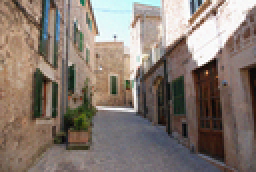
%> input picture Non-Local Means Denoising/images/alleyNoisy_sigma20.png, 128 x 86 px, shrunk from 774 x 518 before the run (shown 2 times larger); the run also reads 1 picture not shown here
$ octave advancedSection.m   (GNU Octave 9; MATLAB toolbox functions it lacks are replaced by stand-ins)
%> lines starting %> are read from the running program, lines starting %| are printed output that depends on the picture
%> further down, imageNoisy is the input picture: size 86x128x3 uint8; mean R, G, B 133.5, 120.8, 112.3
### Non-Local Means Denoising/nonLocalMeansIntegralImage.m
function [result] = nonLocalMeansIntegralImage(targetImage, sigma, h, patchSize, searchWindowSize)
%> called with sigma = 12.7, h = 0.55, patchSize = 3, searchWindowSize = 9

%% Non-Local Mean Denoising (Integral)
%
targetImage = double(rgb2gray(targetImage));
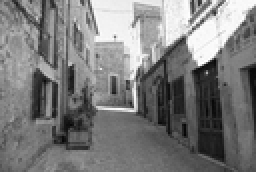
%> targetImage: size 86x128 double (shown 2 times larger); min 4, max 255, mean 123.6

% Get row and col from original image
[imageRow, imageCol] = size(targetImage);
%> imageRow = 86; imageCol = 128

% Preallocate
% result = double(zeros(imageRow, imageCol));
result = targetImage;

% Determine the patch boundary with respect to the center point
patchLimit = (patchSize-1)/2;

% Determine the window boundary with respect to the center point
windowLimit = (searchWindowSize-1)/2;

differenceImageSet = cell(searchWindowSize, searchWindowSize);

% Create the valid area for patch generation so that no patch will overflow
% to the outside of image
%   ---------------------------- <- TargetImage
%   |         |PL              |
%   |    *----------------|    |
%   | PL |Patch Generation|    | -> *: CurrentPosition e.g.(r,c)
%   |----|      Area      |    |
%   |    |----------------|    |
%   |                          |
%   ---------------------------- -> PL: PatchLimit
patchGenerationStartRow = 1+patchLimit;
patchGenerationEndRow = imageRow-patchLimit;
%> patchGenerationEndRow = 85
patchGenerationStartCol = 1+patchLimit;
patchGenerationEndCol = imageCol-patchLimit;
%> patchGenerationEndCol = 127

% Extract the difference images
for dRow = -windowLimit:windowLimit
    for dCol = -windowLimit:windowLimit

        % By checking the offsets we can figure out which direction the image
        % should be shifted to
        shiftedImage = double(zeros(imageRow, imageCol));

        if (dRow > 0 && dCol > 0)
            shiftedImage(1+dRow:imageRow, 1+dCol:imageCol) = targetImage(1:imageRow-dRow,1:imageCol-dCol);
        elseif (dRow <= 0 && dCol <= 0 )
            shiftedImage(1:imageRow+dRow, 1:imageCol+dCol) = targetImage(1-dRow:imageRow,1-dCol:imageCol);
        elseif (dRow > 0 && dCol <= 0)
            shiftedImage(1+dRow:imageRow, 1:imageCol+dCol) = targetImage(1:imageRow-dRow,1-dCol:imageCol);
        elseif (dRow <=0 && dCol > 0)
            shiftedImage(1:imageRow+dRow, 1+dCol:imageCol) = targetImage(1-dRow:imageRow,1:imageCol-dCol);
        end

        % Calculate the difference image
        differenceImage = shiftedImage - targetImage;

        % Store the difference image
        differenceImageSet{dRow+windowLimit+1,dCol+windowLimit+1} = computeIntegralImage(differenceImage.^2);
    end
end
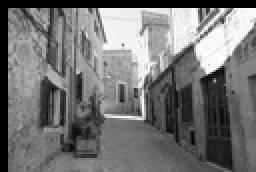
%> shiftedImage: size 86x128 double (shown 2 times larger); min 0, max 255, mean 116
%> after the loop, differenceImageSet = 81 items

for row = patchGenerationStartRow:patchGenerationEndRow
    % Generate the window area using provided parameters
    % Boundary check: ignore out of boundary area and shift the row col by
    % patch limit

    windowStartRow = max(row - windowLimit, 1+patchLimit);
    windowEndRow = min(row + windowLimit, imageRow-patchLimit);

    for col = patchGenerationStartCol:patchGenerationEndCol

        windowStartCol = max(col - windowLimit, 1+patchLimit);
        windowEndCol = min(col + windowLimit, imageCol-patchLimit);

        % Reset the weights
        pixelWeightSum = 0;
        weightSum = 0;

        % Loop through all the pixels in the SearchWindow
        for dRow = windowStartRow : windowEndRow
            for dCol = windowStartCol : windowEndCol

                offsetRow = dRow - row;
                offsetCol = dCol - col;

                % Retrive the Integral Image for the corresponding
                % offset
                integralImage = differenceImageSet{offsetRow+windowLimit+1, offsetCol+windowLimit+1};

                % Compute the distance
                distance = evaluateIntegralImage(integralImage, dRow+patchLimit, dCol+patchLimit, patchSize);

                % Compute the current weight
                currentWeight = computeWeighting(distance, h, sigma, patchSize);

                % Compute the weighted pixel sum
                pixelWeightSum = pixelWeightSum + targetImage(dRow,dCol) * currentWeight;

                % Accumulate the weight sum
                weightSum = weightSum + currentWeight;
            end
        end

        % Denoised position
        result(row, col) = pixelWeightSum/weightSum;
    end
end
end

### Non-Local Means Denoising/advancedSection.m
%% Some parameters to set - make sure that your code works at image borders!
patchSize = 3; % Was 2 by default
sigma = 12.7; % Standard deviation (different for each image!)
h = 0.55; % Decay parameter
windowSize = 9; % Was 8 by default

% patchSize and windowSize need to be odd number
if (mod(patchSize,2) ~= 1)
    patchSize = patchSize + 1;
end

if (mod(windowSize,2) ~= 1)
    windowSize = windowSize + 1;
end

%TODO - Read an image (note that we provide you with smaller ones for
%debug in the subfolder 'debug' int the 'image' folder);
%Also unless you are feeling adventurous, stick with non-colour
%images for now.
%NOTE: for each image, please also read its CORRESPONDING 'clean' or
%reference image. We will need this later to do some analysis
%NOTE2: the noise level is different for each image (it is 20, 10, and 5 as
%indicated in the image file names)

%REPLACE THIS
imageNoisy = imread('images/alleyNoisy_sigma20.png');
imageReference = imread('images/alleyReference.png');

disp('Efficiency - Integral');
tic;
%TODO - Implement the non-local means function
%> (the run ends here)
